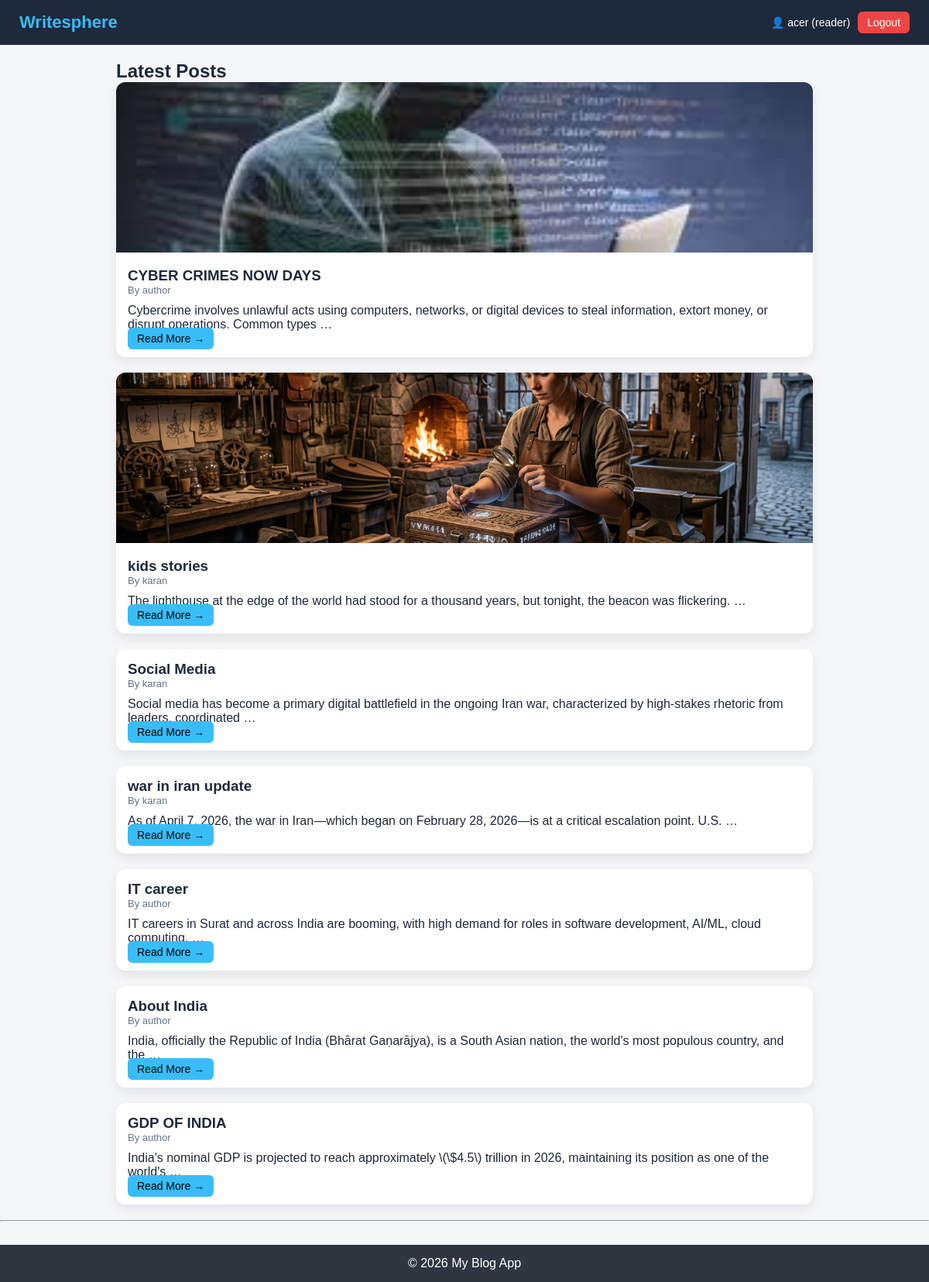
The app's page / (signed in) with its own data.
### accounts/models.py (models this page shows, shortened)
class CustomUser(AbstractUser):
    ROLE_CHOICES = (
        ('author','Author'),
        ('reader','Reader'),
    )
    role = models.CharField(max_length=10,choices=ROLE_CHOICES,default='reader')

### blog/models.py (models this page shows, shortened)
class Post(models.Model):
    author = models.ForeignKey(settings.AUTH_USER_MODEL, on_delete=models.CASCADE)
    title = models.CharField(max_length=200)
    content = models.TextField()
    cover_image = models.ImageField(upload_to='posts/', null=True, blank=True)  # ✅
    created_at = models.DateTimeField(auto_now_add=True)
    updated_at = models.DateTimeField(auto_now=True)

### blog/views.py (the view)
# urls.py: path('',home, name='home'),
@login_required
def home(request):
    posts = Post.objects.all().order_by('-created_at')
    return render(request, 'home.html', {'posts': posts})

### blog/templates/home.html (shortened to what this page needs)
{% extends 'base.html' %}
{% block content %}
<div class="container">
    <h2 class="page-title">Latest Posts</h2>
    {% for post in posts %}
        <div class="post-card">
            {% if post.cover_image %}
                <img src="{{ post.cover_image.url }}" alt="Post Image">
            {% endif %}
            <div class="content">
                <h3>{{ post.title }}</h3>
                <p class="post-meta">
                    By {{ post.author.username }}
                </p>
                <p>{{ post.content|truncatewords:20 }}</p>
                <a class="btn read-btn" href="{% url 'detail' post.id %}">
                    Read More →
                </a>
            </div>
        </div>
    {% empty %}
        <p class="no-post">No posts available</p>
    {% endfor %}
</div>
{% endblock %}

### blog/templates/partials/header.html (shortened to what this page needs)
<nav class="navbar">
    <div class="nav-left">
        <a href="{% url 'home' %}" class="logo">Writesphere</a>
    </div>
    <div class="nav-right">
        {% if user.is_authenticated %}
            <span class="user-info">
                👤 {{ user.username }} ({{ user.role }})
            </span>
            <a href="{% url 'logout' %}" class="btn logout">Logout</a>
        {% else %}
            <a href="{% url 'login' %}" class="btn">Login</a>
            <a href="{% url 'register' %}" class="btn register">Register</a>
        {% endif %}
    </div>
</nav>

### static/css/style.css (style rules this page uses)
* { margin: 0; padding: 0; box-sizing: border-box; }
body { font-family: Arial, sans-serif; background-color: #f5f6fa; color: #1e293b; }
.container { width: 85%; max-width: 900px; margin: 20px auto; }
.navbar { display: flex; justify-content: space-between; align-items: center; background: #1e293b; padding: 15px 25px; flex-wrap: wrap; }
.logo { color: #38bdf8; font-size: 22px; font-weight: bold; text-decoration: none; }
.nav-right { display: flex; align-items: center; gap: 10px; }
.user-info { color: #fff; font-size: 14px; }
.btn { background: #38bdf8; color: #000; padding: 6px 12px; border-radius: 6px; text-decoration: none; font-size: 14px; transition: 0.3s; }
.logout { background: #ef4444; color: white; }
.post-card { background: #fff; border-radius: 12px; overflow: hidden; box-shadow: 0 6px 14px rgba(0,0,0,0.08); margin-bottom: 20px; transition: transform 0.2s; }
.post-card img { width: 100%; height: 220px; object-fit: cover; }
.post-card .content { padding: 15px; }
.post-meta { font-size: 13px; color: #64748b; margin-bottom: 10px; }

### records on screen
CustomUser: username "acer", role "reader"
Post: cover_image (picture), title "CYBER CRIMES NOW DAYS", author.username "author", content "Cybercrime involves unlawful acts using computers, networks, or digital devices to steal information, extort money, or disrupt operations. Common types …"
Post: cover_image (picture), title "kids stories", author.username "karan", content "The lighthouse at the edge of the world had stood for a thousand years, but tonight, the beacon was flickering. …"
Post: title "Social Media", author.username "karan", content "Social media has become a primary digital battlefield in the ongoing Iran war, characterized by high-stakes rhetoric from leaders, coordinated …"
Post: title "war in iran update", author.username "karan", content "As of April 7, 2026, the war in Iran—which began on February 28, 2026—is at a critical escalation point. U.S. …"
Post: title "IT career", author.username "author", content "IT careers in Surat and across India are booming, with high demand for roles in software development, AI/ML, cloud computing, …"
Post: title "About India", author.username "author", content "India, officially the Republic of India (Bhārat Gaṇarājya), is a South Asian nation, the world's most populous country, and the …"
Post: title "GDP OF INDIA", author.username "author", content "India's nominal GDP is projected to reach approximately \\(\\$4.5\\) trillion in 2026, maintaining its position as one of the world's …"
